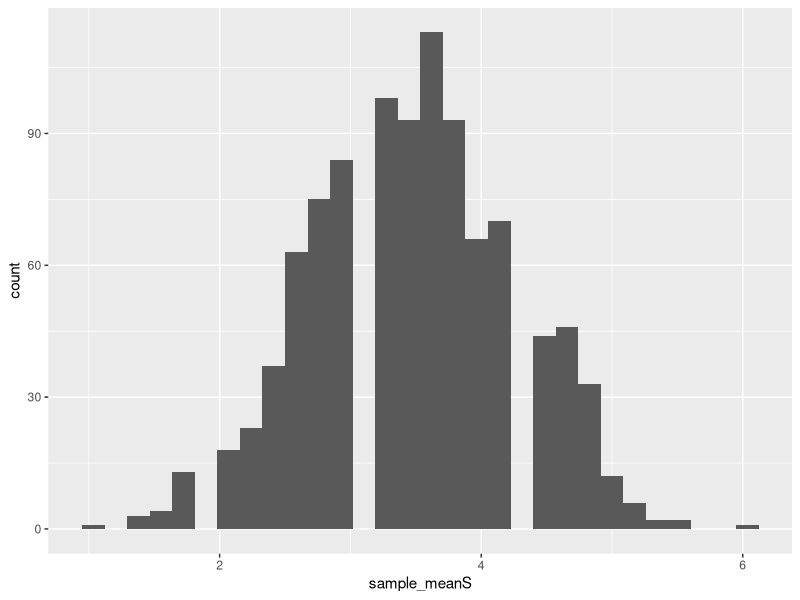
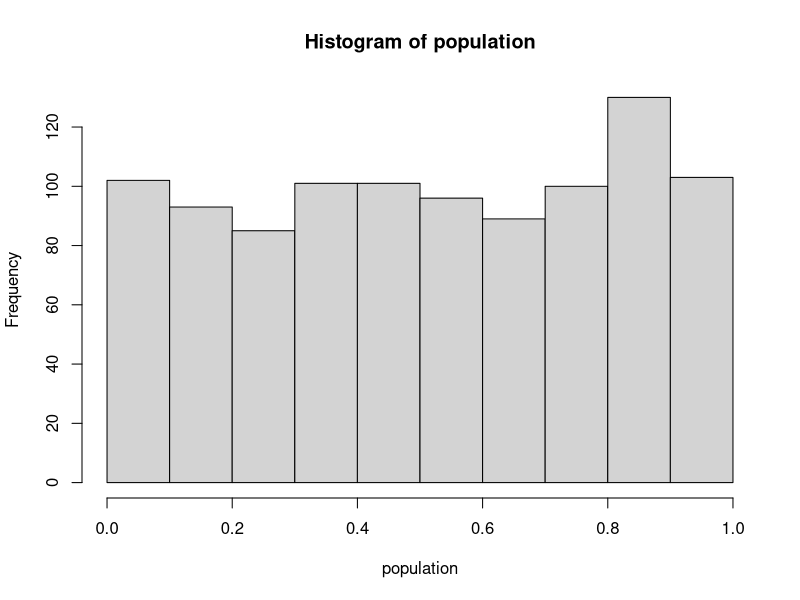
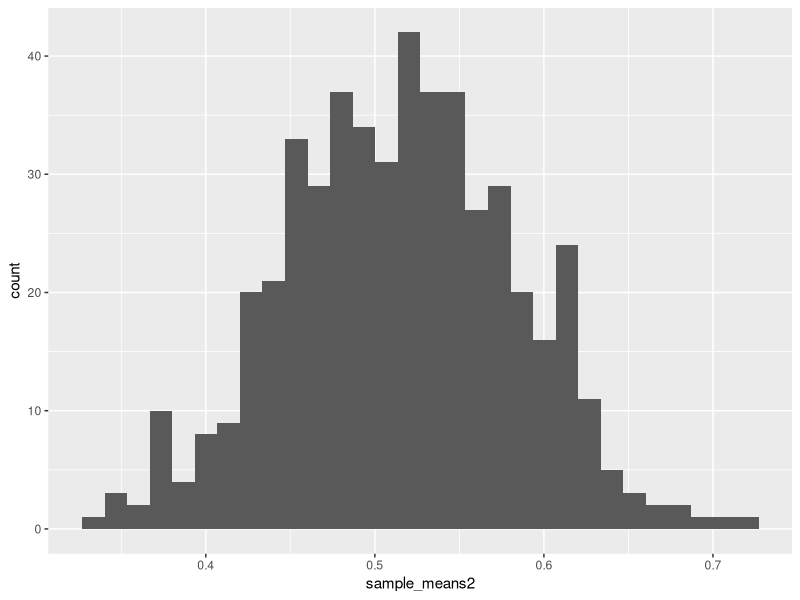

Generate these figures, in order, with R:
library(dplyr)
library(ggplot2)
library(tidyverse)
die<-c(1,2,3,4,5,6)
?sample()

sample_mean<-sample(die, 5, replace=TRUE)%>%mean()
#Repeat the process 1000 times:
# Roll the die 5 times and take the mean

sample_meanS<-replicate(1000, sample(die, 5, replace=TRUE)%>%
  mean())
View(sample_meanS)

sample_means_df<-data.frame(sample_meanS)

ggplot(sample_means_df, aes(x=sample_meanS))+geom_histogram()

# Another example
population<-runif(1000, min=0, max=1)

hist(population)

sample_size<-20
number_samples<-500

sample_means2<-replicate(number_samples, 
                         sample(population, sample_size, 
                                replace=TRUE)%>%
                           mean())

sample_means_df2<-data.frame(sample_means2)

ggplot(sample_means_df2, aes(x=sample_means2))+geom_histogram()

mean(sample_means_df2$sample_means2)
mean(population)
sd(sample_means_df2$sample_means2)


